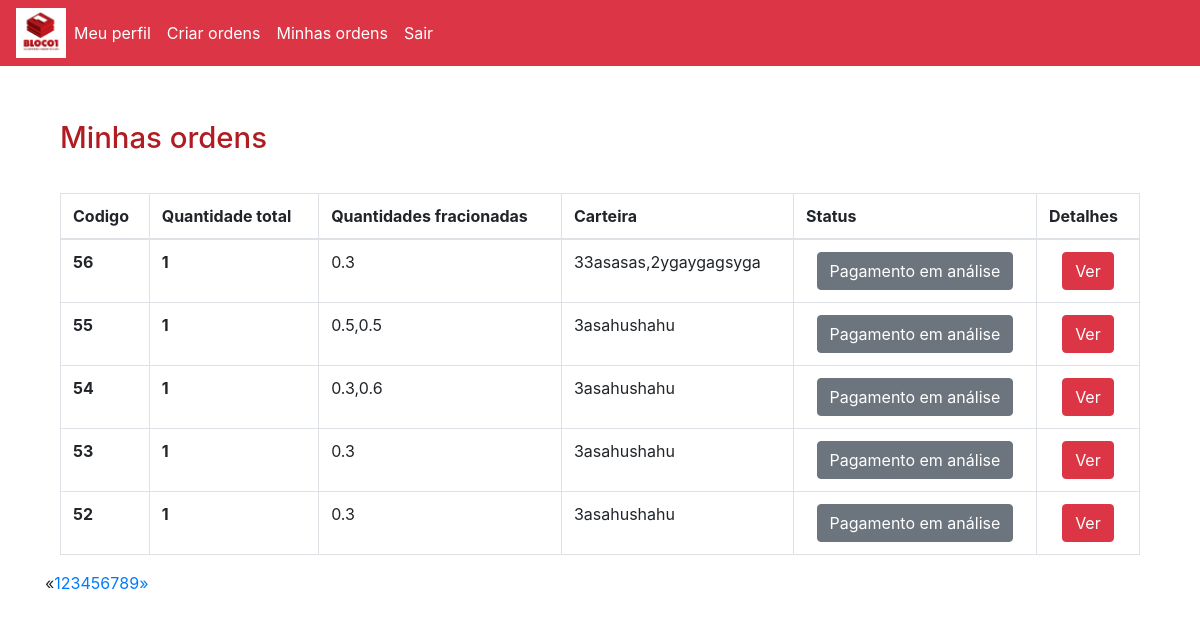
Before: /Telas/minhas_ordens.php (signed in) with the older database file.
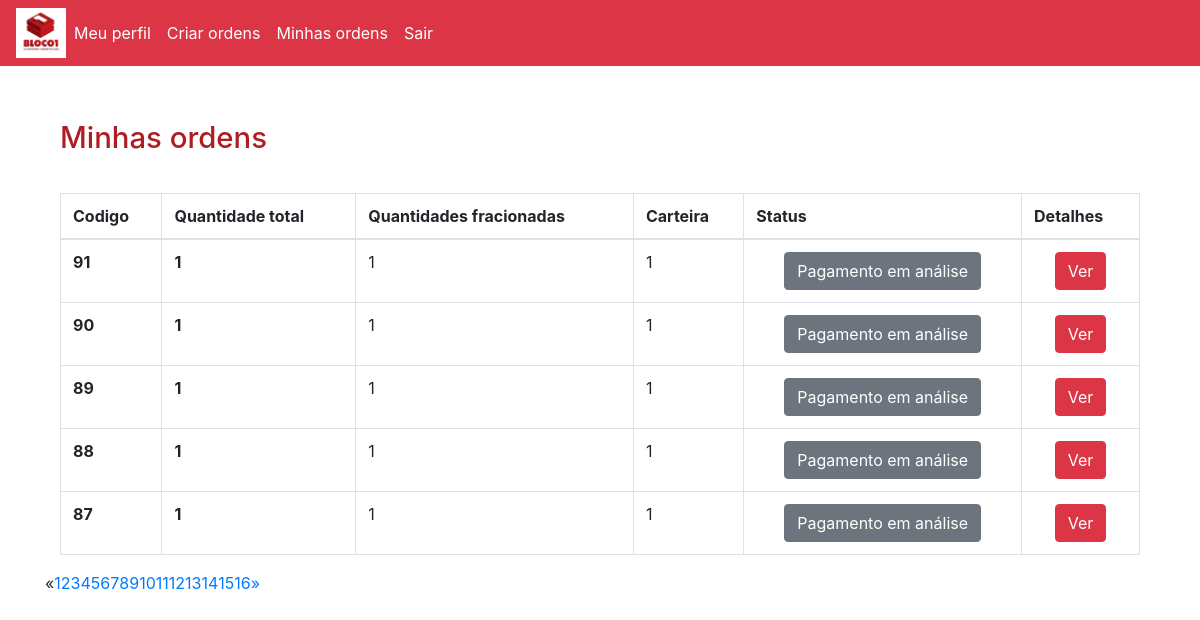
After: the same page with the newer database file.
### tables this page shows
CREATE TABLE `ordens` (
  `cod` int(11) NOT NULL,
  `valor_total` varchar(30) NOT NULL,
  `quantidade` varchar(20) NOT NULL,
  `carteira` varchar(150) NOT NULL,
  `tipo` varchar(50) NOT NULL,
  `nome` varchar(100) NOT NULL,
  `tamanho` varchar(50) NOT NULL,
  `email` varchar(50) NOT NULL,
  `valor_compra` varchar(20) NOT NULL,
  `valor_venda` varchar(20) NOT NULL,
  `valor_ordem` varchar(20) NOT NULL,
  `data` date NOT NULL,
  `hora` varchar(10) NOT NULL,
  `status` int(11) NOT NULL
);

### Telas/sessao.php (called while the page is built, shortened)
<?php
$nivel=$_SESSION['nivel'];
if($nivel == 2 || $nivel == 3){
    $logado = $_SESSION['email'];
}else{
    $logado = $_SESSION['email'];
    $nivel=$_SESSION['nivel'];
}
?>

### Telas/minhas_ordens.php (the view, shortened to what this page needs)
<?php
 include "../Telas/sessao.php";
 include "../Back/conexao.php";
 include "menu.php";
?>
<?php
$pagina = (isset($_GET['pagina']))? $_GET['pagina'] : 1;
$result_produtos = "SELECT * FROM ordens where email = '$logado'";
$resultado_produtos = mysqli_query($link, $result_produtos);
$total_produtos = mysqli_num_rows($resultado_produtos);
$quantidade_pg = 5;
$num_pagina = ceil($total_produtos/$quantidade_pg);
$inicio = ($quantidade_pg*$pagina)-$quantidade_pg;
				$pagina_anterior = $pagina - 1;
				$pagina_posterior = $pagina + 1;
			?>
<div class="container">
    <div class="col-md-12">
        <h2 class="espaco-padrao">Minhas ordens </h2>
</div>
<div class="col-md-12">
<table class="table table-bordered">
  <thead>
    <tr>
      <th scope="col">Codigo</th>
      <th scope="col">Quantidade total</th>
      <th scope="col">Quantidades fracionadas</th>
      <th scope="col">Carteira</th>
      <th scope="col">Status</th>
      <th scope="col">Detalhes</th>
    </tr>
  </thead>
  <tbody>
    <tr>
        <?php
        $consulta = "SELECT * FROM ordens where email = '$logado' order by cod desc limit $inicio,$quantidade_pg ";
        $resultado = mysqli_query($link,$consulta);
        foreach ($resultado as $rows){
            $codigo = $rows['cod'];
            $valor_total = $rows['valor_total'];
            $quantidade = $rows['quantidade'];
            $carteira = $rows['carteira'];
            $status = $rows['status'];
            ?>
        <div class="col-md-12">
            <div class="row">
      <th scope="row"><?php echo $codigo?></th>
            </div>
        </div>
        <div class="col-md-12">
            <div class="row">
      <th scope="row"><?php echo $valor_total?></th>
            </div>
        </div>
        <div class="col-md-12">
            <div class="row">
      <td><?php echo  $quantidade ?></td>
            </div>
        </div>
        <div class="col-md-12">
            <div class="row">
      <td><?php echo $carteira ?></td>
            </div>
        </div>
        <div class="col-md-12">
            <div class="row">
      <td align="center"><?php
      if ($status == 0){
        echo "<button type='button' align='center' class='btn btn-secondary'>Pagamento em análise</button>";
      }elseif($status == 1){
        echo "<button type='button' align='center' class='btn btn-warning'>Pagamento aprovado</button>";
     }elseif($status == 2){
        echo "<button type='button' align='center' class='btn btn-danger'>Pagamento reprovado</button>";
      }elseif($status == 3){
        echo "<button type='button' align='center' class='btn btn-dark'>Processando</button>";
      }else{
        echo "<button type='button' align='center' class='btn btn-success'>Ordem concluída</button>";
      }
       ?></td>
       </div>
        </div>
        <div class="col-md-12">
            <div class="row">
       <td align='center'><a href="../adm/ordens.php?cod= <?=$codigo;?>"><button type="button" class="btn btn-danger">Ver</button></a></td>
            </div>
        </div>
    </tr>
         <?php
        }
        ?>
        </tbody>
</table>
    </div>
					<nav class="text-center">
				<ul class="pagination">
					<li>
						<?php
						if($pagina_anterior != 0){ ?>
							<a class='pagina' href="minhas_ordens.php?pagina=<?php echo $pagina_anterior; ?>" aria-label="Previous">
								<span aria-hidden="true">&laquo;</span>
							</a>
						<?php }else{ ?>
							<span aria-hidden="true">&laquo;</span>
					<?php }  ?>
					</li>
					<?php
					for($i = 1; $i < $num_pagina + 1; $i++){ ?>
						<li><a class='pagina' href="minhas_ordens.php?pagina=<?php echo $i; ?>"><?php echo $i; ?></a></li>
					<?php } ?>
					<li>
						<?php
						if($pagina_posterior <= $num_pagina){ ?>
							<a class='pagina' href="minhas_odens.php?pagina=<?php echo $pagina_posterior; ?>" aria-label="Previous">
								<span aria-hidden="true">&raquo;</span>
							</a>
						<?php }else{ ?>
							<span aria-hidden="true">&raquo;</span>
					<?php }  ?>
					</li>
				</ul>
			</nav>
		</div>

### Telas/menu.php (shortened to what this page needs)
<head>
<link rel="stylesheet" href="https://maxcdn.bootstrapcdn.com/bootstrap/4.0.0/css/bootstrap.min.css">
<link href="//maxcdn.bootstrapcdn.com/font-awesome/4.2.0/css/font-awesome.min.css" rel="stylesheet">
<link rel="stylesheet" type="text/css" href="../style/style.css">
<link rel="stylesheet" type="text/css" href="../style/animate.css">
</head>
<div class="navbar navbar-expand-lg navbar-light bg-danger">
    <br>
    <div class="brand"><img src="../Imagens/logo.jpg" width="50px"></div>
    <br>
  <div class="collapse navbar-collapse" id="navbarNavAltMarkup">
    <div class="navbar-nav">
      <a class="nav-item nav-link" href="../Telas/meu_perfil.php"><i class="glyphicon glyphicon-user"></i>Meu perfil</a>
      <a class="nav-item nav-link" href="../Telas/criar_ordem.php"><i class="glyphicon glyphicon-book"></i>Criar ordens</a>
      <a class="nav-item nav-link" href="../Telas/minhas_ordens.php"><i class="glyphicon glyphicon-file"></i>Minhas ordens</a>
      <a class="nav-item nav-link" href="../Back/sair.php"><i class="glyphicon glyphicon-arrow-left"></i>Sair</a>
    </div>
  </div>
</div>

### style/style.css (style rules this page uses)
.espaco-padrao { margin-top:5%!important; }
h2 { color:#AF1D23!important; font-size:22pt; }
.table { overflow: scroll!important; }

### Telas/menu.php (style rules this page uses)
.navbar-light .navbar-nav .nav-link { color:#fff!important; }

Changed rows visible on the page:
no longer on this page (row edited): ordens: cod "56", valor_total "1", quantidade "0.3", carteira "33asasas,2ygaygagsyga", status "Pagamento em análise"
no longer on this page (row edited): ordens: cod "55", valor_total "1", quantidade "0.5,0.5", carteira "3asahushahu", status "Pagamento em análise"
no longer on this page (row edited): ordens: cod "54", valor_total "1", quantidade "0.3,0.6", carteira "3asahushahu", status "Pagamento em análise"
no longer on this page (row edited): ordens: cod "53", valor_total "1", quantidade "0.3", carteira "3asahushahu", status "Pagamento em análise"
no longer on this page (row edited): ordens: cod "52", valor_total "1", quantidade "0.3", carteira "3asahushahu", status "Pagamento em análise"
added ordens: cod "91", valor_total "1", quantidade "1", carteira "1", status "Pagamento em análise"
added ordens: cod "90", valor_total "1", quantidade "1", carteira "1", status "Pagamento em análise"
added ordens: cod "89", valor_total "1", quantidade "1", carteira "1", status "Pagamento em análise"
added ordens: cod "88", valor_total "1", quantidade "1", carteira "1", status "Pagamento em análise"
added ordens: cod "87", valor_total "1", quantidade "1", carteira "1", status "Pagamento em análise"
Other visible differences:
new list line: "10"
new list line: "11"
new list line: "12"
new list line: "13"
new list line: "14"
new list line: "15"
new list line: "16"
